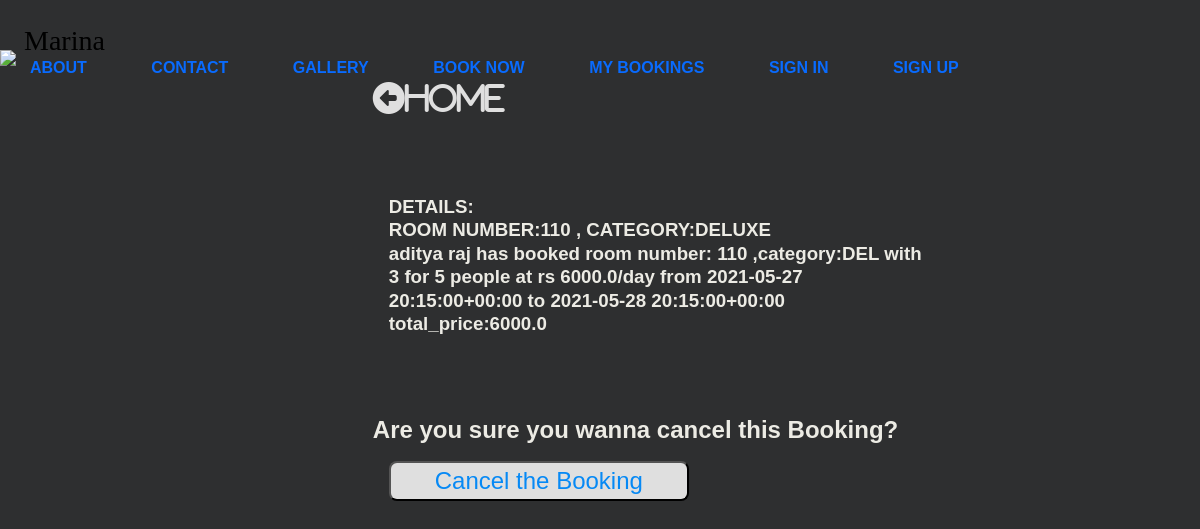
Page /booking/cancel/24 on the committed database.
### hotel/models.py (models this page shows, shortened)
class Booking(models.Model):
    user=models.ForeignKey(settings.AUTH_USER_MODEL,on_delete=models.CASCADE)
    room= models.ForeignKey(Room, on_delete=models.CASCADE)
    check_in=models.DateTimeField()
    check_out = models.DateTimeField()
    name = models.CharField(max_length=100)
    email = models.EmailField()
    number=models.IntegerField()
    total_price=models.FloatField()
    def __str__(self):
        return f'{self.name} has booked {self.room} from {self.check_in} to {self.check_out} \n total_price:{self.total_price}'
    def get_room_category(self):
        room_categories=dict(self.room.ROOM_CATEGORIES)
        room_category=room_categories.get(self.room.category)
        return room_category

class Room(models.Model):
    ROOM_CATEGORIES=(
        ('SIN','SINGLE'),
        ('DBL','DOUBLE'),
        ('DEL','DELUXE'),
        ('KIN','KING'),
        ('QUE','QUEEN'),
        ('NAC','NON-AC'),
    )
    rate = models.FloatField()
    number =models.IntegerField()
    category=models.CharField(max_length=3,choices=ROOM_CATEGORIES)
    beds=models.IntegerField()
    capacity=models.IntegerField()
    def __str__(self):
        return f'room number: {self.number} ,category:{self.category} with {self.beds} for {self.capacity} people at rs {self.rate}/day'

### hotel/views.py (the view)
# urls.py: path('booking/cancel/<pk>',CancelBookingView.as_view(),name='CancelBookingView'),
class CancelBookingView(DeleteView):
    model=Booking
    template_name = 'booking_cancel_view.html'
    success_url = reverse_lazy('hotel:BookingListView')

### hotel/templates/booking_cancel_view.html (shortened to what this page needs)
{% extends "layout.html" %}
{% load static %}
{% block links %}
    <link rel="stylesheet" href="{% static 'hotel/css/room_detail_view.css' %}">
{% endblock %}
{% block content%}
      <div class="content">
        <div class="image">
            <img src="https://images.unsplash.com/photo-1519710164239-da123dc03ef4?ixlib=rb-1.2.1&ixid=eyJhcHBfaWQiOjEyMDd9&auto=format&fit=crop&w=500&q=60">
        </div>
        <div class="room">
            <div class="home">
                <a href="{% url 'hotel:RoomListView' %}"><i class="fas fa-arrow-alt-circle-left">Home</i></a>
            </div>
            <div class="room-info">
                <h3>DETAILS:</h3>
                <h3>ROOM NUMBER:{{booking.room.number}} , CATEGORY:{{booking.get_room_category}} </h3>
                <h3>{{booking}}</h3>
            </div>
            <form id="booking-form" action="" method="POST">
                <h2>Are you sure you wanna cancel this Booking? </h2>
                <div class="input-div">
                    <button type="submit">Cancel the Booking</button>
                </div>
            </form>
        </div>
    </div>
{% endblock %}

### hotel/static/hotel/css/room_detail_view.css (style rules this page uses)
* { padding:0; margin:0; box-sizing: border-box; }
body { background-color: rgb(46, 47, 48); color: rgb(236, 235, 228); font-family: sans-serif; line-height: 1.25; height: 100vh; }
.content { display: flex; flex-direction: row; flex-wrap: wrap; width:100%; justify-content: left; }
.image { flex: 0.3; }
.room { flex:0.5; margin: 2rem; display:flex; text-align: left; align-items: start; flex-direction: column; }
.home { flex: 0.2; }
.room-info { flex: 0.4; margin: 5rem 1rem; }
form { display: flex; flex: 0.4 1 auto; flex-direction: column; }
.image img { flex:1; max-height: 99.2vh; }
i { color:#dfdfdf; font-size: 2rem; }
.input-div { flex: 1 1 auto; margin:1rem; display: flex; flex-direction: column; justify-content: space-between; }
input, button { flex:1; width:300px; border-radius: 0.5rem; line-height: 1.5; font-size: 1.5rem; color: #555; }
button { background-color: #dfdfdf; color:rgb(6, 137, 245); outline:none; }

### rows in the picture
Booking: room.number "110", get_room_category "DELUXE", name+room+check_in "aditya raj has booked room number: 110 ,category:DEL with 3 for 5 people at rs 6000.0/day from 2021-05-27 20:15:00+00:00 to 2021-05-28 20:15:00+00:00 total_price:6000.0"
